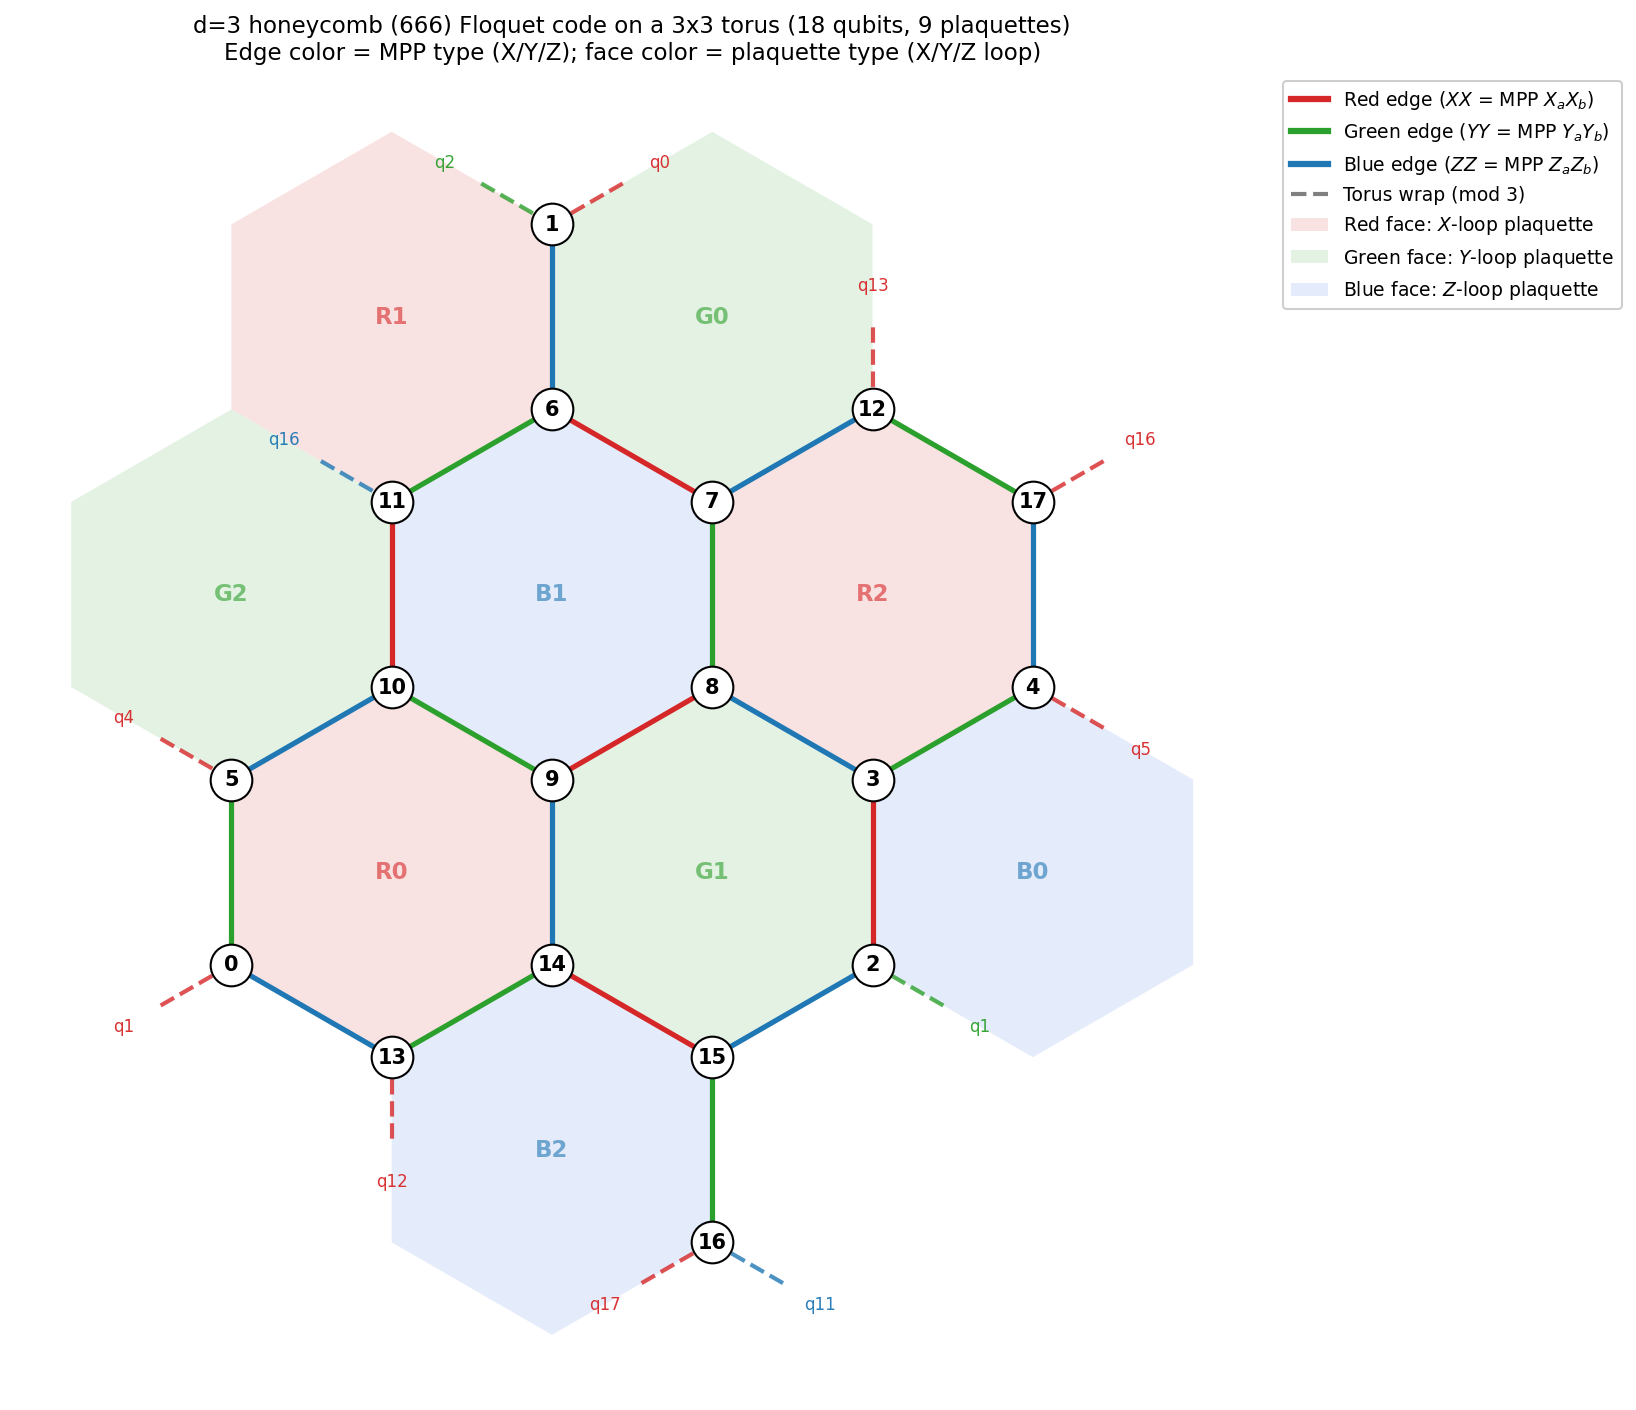

The script that saved this image:
"""Render the d=3 Floquet honeycomb lattice figure used in the tutorial."""

import os

import matplotlib.lines as mlines
import matplotlib.patches as mpatches
import matplotlib.pyplot as plt
import numpy as np

THIS_DIR = os.path.dirname(os.path.abspath(__file__))
DEFAULT_OUTPUT = os.path.join(THIS_DIR, "lattice_d3.png")


# ---------------------------------------------------------------------------
# Lattice figure
# ---------------------------------------------------------------------------
#
# We draw the d=3 honeycomb (666) Floquet code as 9 hexagonal faces tiling a
# 3x3 torus. Faces are tri-colored Red / Green / Blue (one stabilizer of each
# Pauli type per color); each edge color is the Pauli measured by the
# corresponding round (XX = red, YY = green, ZZ = blue). The boundary of a
# color-C face contains only edges of the OTHER two colors (alternating).
#
# Hex-face placement uses axial coordinates (I, J) with cartesian basis
#   e1 = (sqrt(3), 0),   e2 = (sqrt(3)/2, 3/2).
# Tri-coloring is (I - J) mod 3 -> {Red, Green, Blue}. The 3x3 torus has
# period vectors P1 = 3*e1 and P2 = 3*e2; min-image is used to handle wraps.
#
# Each qubit lives at the centroid of its three incident face centers. The
# qubit -> (R-face, G-face, B-face) membership is derived directly from the
# 9 X-loop, 9 Y-loop, and 9 Z-loop plaquette stabilizers in floquet.deq.

SQRT3 = np.sqrt(3.0)
HEX_E1 = np.array([SQRT3, 0.0])
HEX_E2 = np.array([SQRT3 / 2.0, 1.5])
PERIOD1 = 3.0 * HEX_E1
PERIOD2 = 3.0 * HEX_E2

COLORS = {"red": "#d62728", "green": "#2ca02c", "blue": "#1f77b4"}
LIGHT_COLORS = {"red": "#f5cbcb", "green": "#cfe9cf", "blue": "#cfdcf6"}

# Hex (I, J) axial coordinates per face (color, idx).
R_FACE_COORDS = [(1, 1), (0, 0), (2, 2)]  # R0, R1, R2 -> X-loop plaquettes
G_FACE_COORDS = [(1, 0), (2, 1), (0, 2)]  # G0, G1, G2 -> Y-loop plaquettes
B_FACE_COORDS = [(0, 1), (1, 2), (2, 0)]  # B0, B1, B2 -> Z-loop plaquettes

# Qubit -> (R-face idx, G-face idx, B-face idx). Derived from the plaquette
# stabilizers in floquet.deq: each qubit lies on exactly one X-loop, one
# Y-loop and one Z-loop plaquette.
QUBIT_FACES = [
    (0, 0, 0),  # q0
    (1, 0, 0),  # q1
    (1, 1, 0),  # q2
    (2, 1, 0),  # q3
    (2, 2, 0),  # q4
    (0, 2, 0),  # q5
    (1, 0, 1),  # q6
    (2, 0, 1),  # q7
    (2, 1, 1),  # q8
    (0, 1, 1),  # q9
    (0, 2, 1),  # q10
    (1, 2, 1),  # q11
    (2, 0, 2),  # q12
    (0, 0, 2),  # q13
    (0, 1, 2),  # q14
    (1, 1, 2),  # q15
    (1, 2, 2),  # q16
    (2, 2, 2),  # q17
]

# Plaquette (face) -> 6 qubits, taken straight from floquet.deq STABILIZER lines.
FACE_QUBITS = {
    ("red", 0): [0, 5, 9, 10, 13, 14],
    ("red", 1): [1, 2, 6, 11, 15, 16],
    ("red", 2): [3, 4, 7, 8, 12, 17],
    ("green", 0): [0, 1, 6, 7, 12, 13],
    ("green", 1): [2, 3, 8, 9, 14, 15],
    ("green", 2): [4, 5, 10, 11, 16, 17],
    ("blue", 0): [0, 1, 2, 3, 4, 5],
    ("blue", 1): [6, 7, 8, 9, 10, 11],
    ("blue", 2): [12, 13, 14, 15, 16, 17],
}

# Edges from the gadget MPP statements in floquet.deq.
RED_EDGES = [
    (0, 1),
    (2, 3),
    (4, 5),
    (6, 7),
    (8, 9),
    (10, 11),
    (12, 13),
    (14, 15),
    (16, 17),
]
GREEN_EDGES = [
    (0, 5),
    (2, 1),
    (4, 3),
    (6, 11),
    (8, 7),
    (10, 9),
    (12, 17),
    (14, 13),
    (16, 15),
]
BLUE_EDGES = [
    (0, 13),
    (2, 15),
    (4, 17),
    (6, 1),
    (8, 3),
    (10, 5),
    (12, 7),
    (14, 9),
    (16, 11),
]


def _hex_pos(coord: tuple[int, int]) -> np.ndarray:
    """Cartesian center of a hex face given its axial (I, J) coordinate."""

    i, j = coord
    return i * HEX_E1 + j * HEX_E2


def _min_image(anchor: np.ndarray, target: np.ndarray) -> np.ndarray:
    """Return the periodic image of ``target`` closest to ``anchor`` on the 3x3 torus."""

    best = target
    best_d = float(np.linalg.norm(target - anchor))
    for di in (-1, 0, 1):
        for dj in (-1, 0, 1):
            if di == 0 and dj == 0:
                continue
            cand = target + di * PERIOD1 + dj * PERIOD2
            d = float(np.linalg.norm(cand - anchor))
            if d < best_d:
                best_d = d
                best = cand
    return best


def _draw_face(
    ax: plt.Axes,
    face_center: np.ndarray,
    face_qubits: list[int],
    qubit_positions: np.ndarray,
    fill_color: str,
) -> None:
    """Fill one hex face as a polygon by sorting its 6 qubits by angle."""

    vertices = np.array(
        [_min_image(face_center, qubit_positions[q]) for q in face_qubits]
    )
    angles = np.arctan2(
        vertices[:, 1] - face_center[1], vertices[:, 0] - face_center[0]
    )
    order = np.argsort(angles)
    polygon = plt.Polygon(
        vertices[order],
        closed=True,
        facecolor=fill_color,
        edgecolor="none",
        alpha=0.55,
        zorder=1,
    )
    ax.add_patch(polygon)


def _draw_edge(
    ax: plt.Axes,
    q_a: int,
    q_b: int,
    color: str,
    qubit_positions: np.ndarray,
    stub_threshold: float = 1.6,
) -> None:
    """Draw an MPP edge between two qubits; emit dashed stubs when it wraps.

    Both qubit positions are assumed to already be centered in the fundamental
    domain. An edge is treated as a wrap iff the *direct* distance between the
    two centered positions exceeds ``stub_threshold`` (natural edge length is
    1.0 in these units).
    """

    pa = qubit_positions[q_a]
    pb = qubit_positions[q_b]
    if float(np.linalg.norm(pb - pa)) <= stub_threshold:
        ax.plot(
            [pa[0], pb[0]],
            [pa[1], pb[1]],
            "-",
            color=color,
            lw=2.5,
            zorder=3,
        )
        return

    pb_image = _min_image(pa, pb)
    pa_image = _min_image(pb, pa)
    stub_len = 0.45
    label_offset = 0.22
    for anchor, target_image, partner in (
        (pa, pb_image, q_b),
        (pb, pa_image, q_a),
    ):
        direction = target_image - anchor
        direction /= float(np.linalg.norm(direction))
        end = anchor + direction * stub_len
        ax.plot(
            [anchor[0], end[0]],
            [anchor[1], end[1]],
            "--",
            color=color,
            lw=2.0,
            alpha=0.8,
            zorder=3,
        )
        text_pos = anchor + direction * (stub_len + label_offset)
        ax.text(
            text_pos[0],
            text_pos[1],
            f"q{partner}",
            color=color,
            ha="center",
            va="center",
            fontsize=8,
            alpha=0.95,
            zorder=4,
        )


def generate_lattice_png(out_path: str = DEFAULT_OUTPUT) -> None:
    """Draw the 3x3 honeycomb (666) Floquet lattice with tri-colored faces."""

    fig, ax = plt.subplots(figsize=(11.0, 9.5))

    face_center: dict[tuple[str, int], np.ndarray] = {}
    for idx, coord in enumerate(R_FACE_COORDS):
        face_center[("red", idx)] = _hex_pos(coord)
    for idx, coord in enumerate(G_FACE_COORDS):
        face_center[("green", idx)] = _hex_pos(coord)
    for idx, coord in enumerate(B_FACE_COORDS):
        face_center[("blue", idx)] = _hex_pos(coord)

    qubit_positions = np.zeros((18, 2))
    for q, (ri, gi, bi) in enumerate(QUBIT_FACES):
        pr = face_center[("red", ri)]
        pg = _min_image(pr, face_center[("green", gi)])
        pb = _min_image(pr, face_center[("blue", bi)])
        qubit_positions[q] = (pr + pg + pb) / 3.0

    figure_center = 0.5 * (PERIOD1 + PERIOD2)
    for q in range(18):
        qubit_positions[q] = _min_image(figure_center, qubit_positions[q])
    for key in list(face_center.keys()):
        face_center[key] = _min_image(figure_center, face_center[key])

    for (color_name, idx), face_q in FACE_QUBITS.items():
        _draw_face(
            ax,
            face_center[(color_name, idx)],
            face_q,
            qubit_positions,
            LIGHT_COLORS[color_name],
        )

    for (color_name, idx), center in face_center.items():
        ax.text(
            center[0],
            center[1],
            f"{color_name[0].upper()}{idx}",
            color=COLORS[color_name],
            ha="center",
            va="center",
            fontsize=11,
            fontweight="bold",
            alpha=0.6,
            zorder=2,
        )

    for q_a, q_b in RED_EDGES:
        _draw_edge(ax, q_a, q_b, COLORS["red"], qubit_positions)
    for q_a, q_b in GREEN_EDGES:
        _draw_edge(ax, q_a, q_b, COLORS["green"], qubit_positions)
    for q_a, q_b in BLUE_EDGES:
        _draw_edge(ax, q_a, q_b, COLORS["blue"], qubit_positions)

    for q in range(18):
        p = qubit_positions[q]
        ax.plot(
            p[0],
            p[1],
            "o",
            markersize=20,
            markerfacecolor="white",
            markeredgecolor="black",
            zorder=5,
        )
        ax.text(
            p[0],
            p[1],
            str(q),
            color="black",
            ha="center",
            va="center",
            fontsize=10,
            fontweight="bold",
            zorder=6,
        )

    handles = [
        mlines.Line2D(
            [], [], color=COLORS["red"], lw=3, label=r"Red edge ($XX$ = MPP $X_a X_b$)"
        ),
        mlines.Line2D(
            [],
            [],
            color=COLORS["green"],
            lw=3,
            label=r"Green edge ($YY$ = MPP $Y_a Y_b$)",
        ),
        mlines.Line2D(
            [],
            [],
            color=COLORS["blue"],
            lw=3,
            label=r"Blue edge ($ZZ$ = MPP $Z_a Z_b$)",
        ),
        mlines.Line2D(
            [], [], color="gray", lw=2.0, ls="--", label="Torus wrap (mod 3)"
        ),
        mpatches.Patch(
            facecolor=LIGHT_COLORS["red"],
            alpha=0.55,
            label=r"Red face: $X$-loop plaquette",
        ),
        mpatches.Patch(
            facecolor=LIGHT_COLORS["green"],
            alpha=0.55,
            label=r"Green face: $Y$-loop plaquette",
        ),
        mpatches.Patch(
            facecolor=LIGHT_COLORS["blue"],
            alpha=0.55,
            label=r"Blue face: $Z$-loop plaquette",
        ),
    ]
    ax.legend(
        handles=handles,
        loc="upper left",
        bbox_to_anchor=(1.02, 1.0),
        framealpha=0.95,
        fontsize=9,
    )

    ax.set_aspect("equal")
    ax.axis("off")
    ax.set_title(
        "d=3 honeycomb (666) Floquet code on a 3x3 torus (18 qubits, 9 plaquettes)\n"
        "Edge color = MPP type (X/Y/Z); face color = plaquette type (X/Y/Z loop)",
        fontsize=11,
    )
    plt.tight_layout()
    plt.savefig(out_path, format="png", bbox_inches="tight", dpi=150)
    plt.close(fig)
    print(f"    -> {os.path.basename(out_path)}")


if __name__ == "__main__":
    generate_lattice_png()
